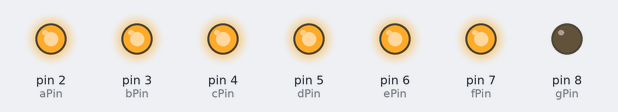
The sketch below on a simulated Arduino Uno, built with avr-gcc and run on an emulated ATmega328P. On the bench: output pins drawn as LEDs (lit = HIGH). Pins used as bus, display or sensor lines are not drawn.

Above: at 0.1 s.
Timing chart, 0 to 1.6 s (numbered marks = the images above):
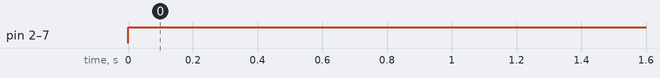

Measured:
- by itself, pin 2 (aPin), pin 3 (bPin), pin 4 (cPin), pin 5 (dPin), pin 6 (ePin), pin 7 (fPin): LOW → HIGH at 0.00 s

The sketch:

_4x7segmenttestbeta.ino
```cpp
int aPin = 2;  //                     A
int bPin = 3;  //             ________
int cPin = 4;  //           |                   |
int dPin = 5;  //       F  |                   |  B
int ePin = 6;  //           |         G       |
int fPin = 7;  //            |________|
int gPin = 8;  //           |                   |
int GND1 = 9;  //        |                   |
int GND2 = 10; //   E |                   |   C
int GND3 = 11; //       |________|
int GND4 = 12; //
int num;       //         D
int dig1 = 0;
int dig2 = 0;
int dig3 = 0;
int dig4 = 0;
int DTime = 4;

void setup()
{
  pinMode(aPin, OUTPUT);
  pinMode(bPin, OUTPUT);
  pinMode(cPin, OUTPUT);
  pinMode(dPin, OUTPUT);
  pinMode(ePin, OUTPUT);
  pinMode(fPin, OUTPUT);
  pinMode(gPin, OUTPUT);
  pinMode(GND1, OUTPUT);
  pinMode(GND2, OUTPUT);
  pinMode(GND3, OUTPUT);
  pinMode(GND4, OUTPUT);
  Serial.begin(9600);
}


void loop()
{
  digitalWrite( GND1, HIGH);
  digitalWrite( GND2, HIGH);
  digitalWrite( GND3, HIGH);
  digitalWrite( GND4, HIGH);

  digitalWrite(  2, HIGH); // A
  digitalWrite(  3, HIGH); // B
  digitalWrite(  4, HIGH); // C
  digitalWrite(  5, HIGH); // D
  digitalWrite(  6, HIGH); // E
  digitalWrite(  7, HIGH); // F
  digitalWrite(  8, LOW); // G
}
```
